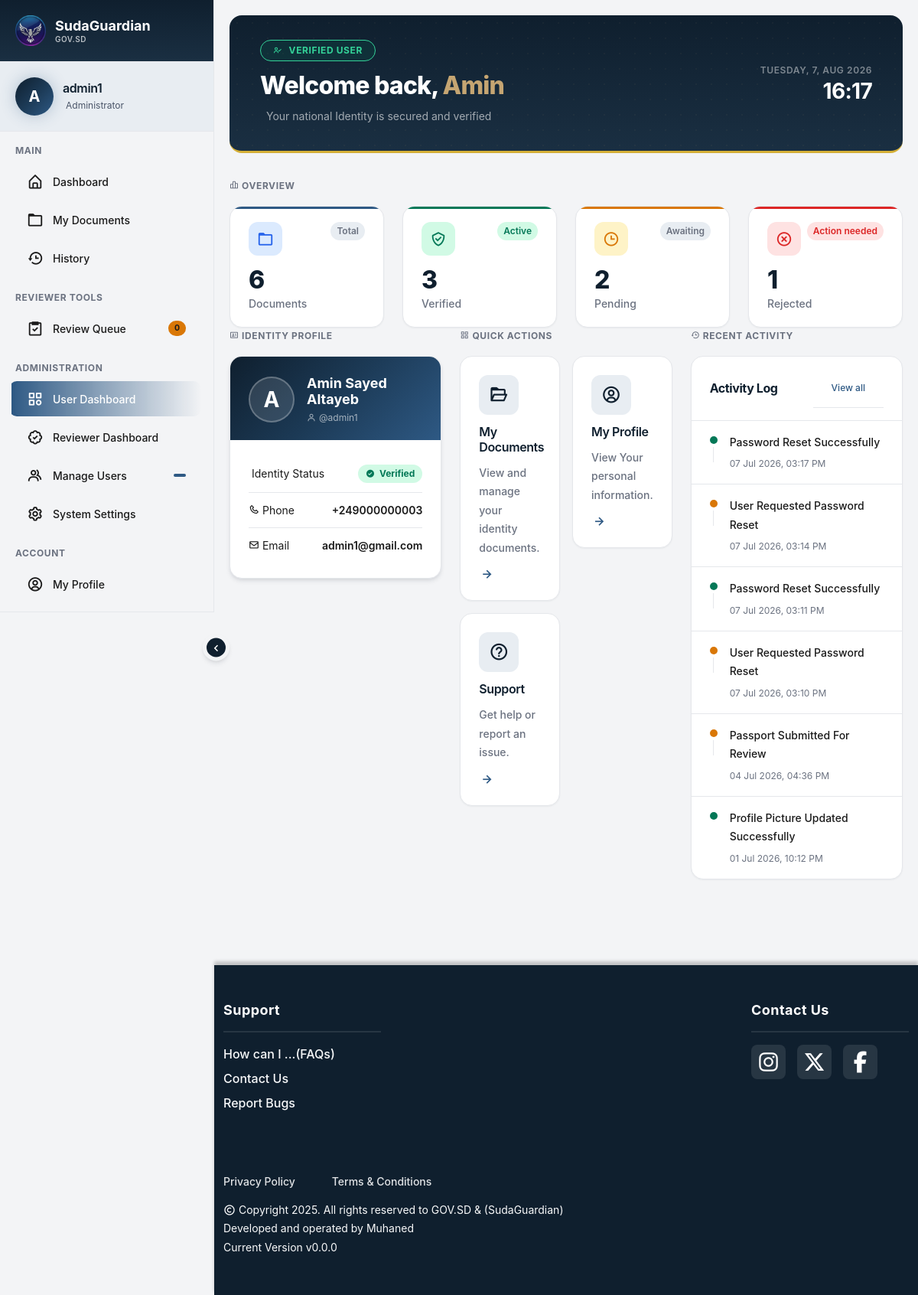
The app's page /user-dashboard (signed in) with its own data.
### tables this page shows
CREATE TABLE users (
    id INTEGER PRIMARY KEY AUTOINCREMENT,
    username TEXT NOT NULL UNIQUE,
    password_hash TEXT,
    national_id_hash TEXT NOT NULL,
    full_name TEXT NOT NULL,
    birthdate TEXT,
    contact_email TEXT NOT NULL UNIQUE,
    contact_phone TEXT NOT NULL UNIQUE,
    verification_status TEXT NOT NULL DEFAULT 'verified',
    verified_at DATETIME NOT NULL,
    national_id_fast TEXT NOT NULL UNIQUE,
    role TEXT CHECK (role IN ('admin', 'user', 'reviewer')) NOT NULL
    , profile_picture TEXT, address TEXT, email_verified INTEGER NOT NULL DEFAULT 1);

### app.py (the view)
@app.route("/user-dashboard")
@login_required
@roles_required("user", "admin")
def user_dashboard():
    if current_user.role == "admin":
        rows = HistoryLog.get_all()
    else:
        rows = HistoryLog.get_by_user(current_user.id)
    history_events = []
    for row in rows:
        created_at = datetime.strptime(row["created_at"].strip(), "%Y-%m-%d %H:%M:%S") if row.get("created_at") else None
        history_events.append({
            "description": format_history_description(row),
            "time": created_at.strftime("%d %b %Y, %I:%M %p") if created_at else "",
            "color": history_color(row.get("status"))
        })
    return render_template("user_dashboard.html", user=current_user, history=history_events[:6])

### templates/user_dashboard.html (shortened to what this page needs)
{% extends "layout.html" %}
{% block content %}
<div class="dashboard-wrapper">
    <div class="dashboard-header">
        <div class="dashboard-header-inner">
            <div class="dashboard-header-left">
                <div class="dashboard-role-badge user">
                        <i class='bx bx-user-check'></i> Verified User
                </div>
                    <h1>Welcome back, <span>{{ current_user.full_name.split()[0] }}</span></h1>
                    <p class="dashboard-header-sub"> Your national Identity is secured and verified</p>
            </div>
            <div class="dashboard-header-right">
                <div class="dashboard-header-date" id="Date">Loading...</div>
                <div class="dashboard-header-time" id="Clock">--:--</div>
            </div>
        </div>
    </div>
    <p class="dashboard-section-label"><i class='bx bx-bar-chart-alt-2'></i>
        Overview
    </p>
    <div class="row g-4 mb-6">
        <div class="col-6 col-md-3">
            <div class="stat-card accent-blue">
                <div class="stat-card-top">
                    <div class="stat-icon blue">
                        <i class='bx bx-folder'></i>
                    </div>
                    <span class="stat-trend flat">Total</span>
                </div>
                <div class="stat-value">6</div>
                <div class="stat-label">Documents</div>
            </div>
        </div>
        <div class="col-6 col-md-3">
            <div class="stat-card accent-green">
                <div class="stat-card-top">
                    <div class="stat-icon green"><i class='bx bx-check-shield'></i></div>
                    <span class="stat-trend up">Active</span>
                </div>
                <div class="stat-value">3</div>
                <div class="stat-label">Verified</div>
            </div>
        </div>
        <div class="col-6 col-md-3">
            <div class="stat-card accent-warn">
                <div class="stat-card-top">
                    <div class="stat-icon warn"><i class='bx bx-time'></i></div>
                    <span class="stat-trend flat">Awaiting</span>
                </div>
                <div class="stat-value">2</div>
                <div class="stat-label">Pending</div>
            </div>
        </div>
        <div class="col-6 col-md-3">
            <div class="stat-card accent-red">
                <div class="stat-card-top">
                    <div class="stat-icon red"><i class='bx bx-x-circle'></i></div>
                    <span class="stat-trend down">Action needed</span>
                </div>
                <div class="stat-value">1</div>
                <div class="stat-label">Rejected</div>
            </div>
        </div>
    </div>
    <div class="row g-4 mb-4">
        <div class="col-lg-4">
            <p class="dashboard-section-label"><i class='bx bx-id-card'></i>
                 Identity Profile
            </p>
            <div class="identity-panel">
                <div class="identity-panel-header">
                    <div class="id-avatar">
                        <span>{{ current_user.username[:1].upper() }}</span>
                    </div>
                    <div>
                        <p class="id-panel-name"> {{ current_user.full_name }} </p>
                        <span class="id-panel-sub">
                            <i class='bx bx-user'></i>
                            @{{ current_user.username }}
                        </span>
                    </div>
                </div>
                <div class="identity-panel-body">
                    <div class="id-row">
                        <span class="id-row-label"> Identity Status</span>
                        <span class="id-status-badge verified">
                            <i class='bx bxs-check-circle'></i> Verified
                        </span>
                    </div>
                    <div class="id-row">
                        <span class="id-row-label">
                            <i class='bx bx-phone'></i> Phone
                        </span>
                        <span class="id-row-value"> {{ current_user.contact_phone }} </span>
                    </div>
                    <div class="id-row">
                        <span class="id-row-label">
                            <i class='bx bx-envelope'></i> Email
                        </span>
                        <span class="id-row-value"> {{ current_user.contact_email }} </span>
                    </div>
                </div>
            </div>
        </div>
        <div class="col-lg-4">
            <p class="dashboard-section-label">
                <i class='bx bx-grid-alt'></i> Quick Actions
            </p>
            <div class="row g-3">
                <div class="col-6">
                    <a href="{{ url_for('my_documents') }}" class="action-card">
                        <div class="action-card-icon">
                          <i class='bx bx-folder-open'></i>
                        </div>
                        <h5>My Documents</h5>
                        <p>View and manage your identity documents.</p>
                        <i class='bx bx-right-arrow-alt action-card-arrow'></i>
                    </a>
                </div>
                <div class="col-6">
                    <a href="{{ url_for('my_profile') }}" class="action-card">
                        <div class="action-card-icon">
                          <i class='bx bx-user-circle'></i>
                        </div>
                        <h5>My Profile</h5>
                        <p>View Your personal information.</p>
                        <i class='bx bx-right-arrow-alt action-card-arrow'></i>
                    </a>
                </div>
                <div class="col-6">
                    <a href="{{ url_for('help_and_support') }}" class="action-card">
                        <div class="action-card-icon">
                          <i class='bx bx-help-circle'></i>
                        </div>
                        <h5>Support</h5>
                        <p>Get help or report an issue.</p>
                        <i class='bx bx-right-arrow-alt action-card-arrow'></i>
                    </a>
                </div>
            </div>
        </div>
        <div class="col-lg-4">
            <p class="dashboard-section-label">
                <i class='bx bx-history'></i> Recent Activity
            </p>
            <div class="activity-list">
                <div class="activity-list-header">
                    <h4>Activity Log</h4>
                    <a href="{{ url_for('history') }}">View all</a>
                </div>
                    {% if history %}
                        {% for activity in history %}
                        <div class="activity-item">
                            <div class="activity-dot-col">
                                <span class="activity-dot {{ activity.color }}"></span>
                            </div>
                            <div class="activity-body">
                                <p class="activity-text">{{ activity.description }}</p>
                                <span class="activity-time">{{ activity.time }}</span>
                            </div>
                        </div>
                        {% endfor %}
                    {% else %}
                        <p class="activity-text no-activity">No recent activity to show.</p>
                    {% endif %}
            </div>
        </div>
    </div>
</div>
{% endblock %}

### templates/sidebar.html (shortened to what this page needs)
{% block head %}
<link rel="stylesheet" href="{{ url_for('static', filename='css/sidebar.css') }}">
{% endblock %}
<aside class="offcanvas-lg offcanvas-start sidebar collapsed" id="sidebar">
    <div class="sidebar-header">
        <div class="sidebar-brand">
            <img src="{{ url_for('static', filename='logo.png') }}" alt="SudaGuardian Logo" class="sidebar-logo">
            <div class="sidebar-brand-text">
                <span class="sidebar-name">SudaGuardian</span>
                <span class="sidebar-subtitle">GOV.SD</span>
            </div>
        </div>
    </div>
    <div class="sidebar-user">
        <div class="user-avatar">
            <span>{{ current_user.username[:1].upper() }}</span>
        </div>
        <div class="user-info">
            <h6 class="user-name">{{ current_user.username }}</h6>
            <span class="user-role">
                {% if current_user.role == 'admin' %}
                 Administrator
                {% elif current_user.role == 'reviewer' %}
                <i class='bx bx-check-circle'></i> Document Reviewer
                {% else %}
                <i class='bx bx-user'></i> Citizen
                {% endif %}
            </span>
        </div>
    </div>
    <div class="sidebar-menu">
        <div class="menu-section">
            <span class="menu-section-title">Main</span>
            <a href="/{{ current_user.role }}-dashboard" class="menu-item">
                <i class='bx bx-home-alt'></i>
                <span class="menu-text">Dashboard</span>
            </a>
            <a href="{{ url_for('my_documents') }}" class="menu-item">
                <i class='bx bx-folder'></i>
                <span class="menu-text">My Documents</span>
            </a>
            <a href="{{ url_for('history') }}" class="menu-item">
                <i class='bx bx-history'></i>
                <span class="menu-text">History</span>
            </a>
        </div>
        {% if current_user.role == 'reviewer' or current_user.role == 'admin' %}
        <div class="menu-section">
            <span class="menu-section-title">Reviewer Tools</span>
            <a href="{{ url_for('review_queue') }}" class="menu-item">
                <i class='bx bx-task'></i>
                <span class="menu-text">Review Queue</span>
                <span class="menu-badge badge-warning">{{ pending_users|length }}</span>
            </a>
        </div>
        {% endif %}
        {% if current_user.role == 'admin' %}
        <div class="menu-section">
            <span class="menu-section-title">Administration</span>
            <a href="{{ url_for('user_dashboard') }}" class="menu-item">
                <i class="bx bx-category"></i>
                <span class="menu-text">User Dashboard</span>
            </a>
            <a href="{{ url_for('reviewer_dashboard') }}" class="menu-item">
                <i class="bx bx-badge-check"></i>
                <span class="menu-text">Reviewer Dashboard</span>
            </a>
            <a href="{{ url_for('manage_users') }}" class="menu-item">
                <i class='bx bx-group'></i>
                <span class="menu-text">Manage Users</span>
                <span class="menu-badge">{{ total_users }}</span>
            </a>
            <a href="{{ url_for('system_settings') }}" class="menu-item">
                <i class='bx bx-cog'></i>
                <span class="menu-text">System Settings</span>
            </a>
        </div>
        {% endif %}
        <div class="menu-section">
            <span class="menu-section-title">Account</span>
            <a href="{{ url_for('my_profile') }}" class="menu-item">
                <i class='bx bx-user-circle'></i>
                <span class="menu-text">My Profile</span>
            </a>
            <a href="{{ url_for('help_and_support') }}" class="menu-item">
            </a>
        </div>
    </div>
    <div class="sidebar-footer">
    </div>
</aside>
<button class="sidebar-toggle-btn d-none d-lg-flex" id="sidebarToggle">
    <i class="bx bx-chevron-right" id="toggleIcon"></i>
</button>

### records on screen
users: username "A", username "admin1", full_name "Amin", full_name "Amin Sayed Altayeb", contact_phone "+249000000003", contact_email "admin1@gmail.com"

### other values on screen
{{ pending_users|length }} "0"
{{ activity.description }} "Password Reset Successfully" "User Requested Password Reset" "Password Reset Successfully" "User Requested Password Reset" "Passport Submitted For Review" "Profile Picture Updated Successfully"
{{ activity.time }} "07 Jul 2026, 03:17 PM" "07 Jul 2026, 03:14 PM" "07 Jul 2026, 03:11 PM" "07 Jul 2026, 03:10 PM" "04 Jul 2026, 04:36 PM" "01 Jul 2026, 10:12 PM"
